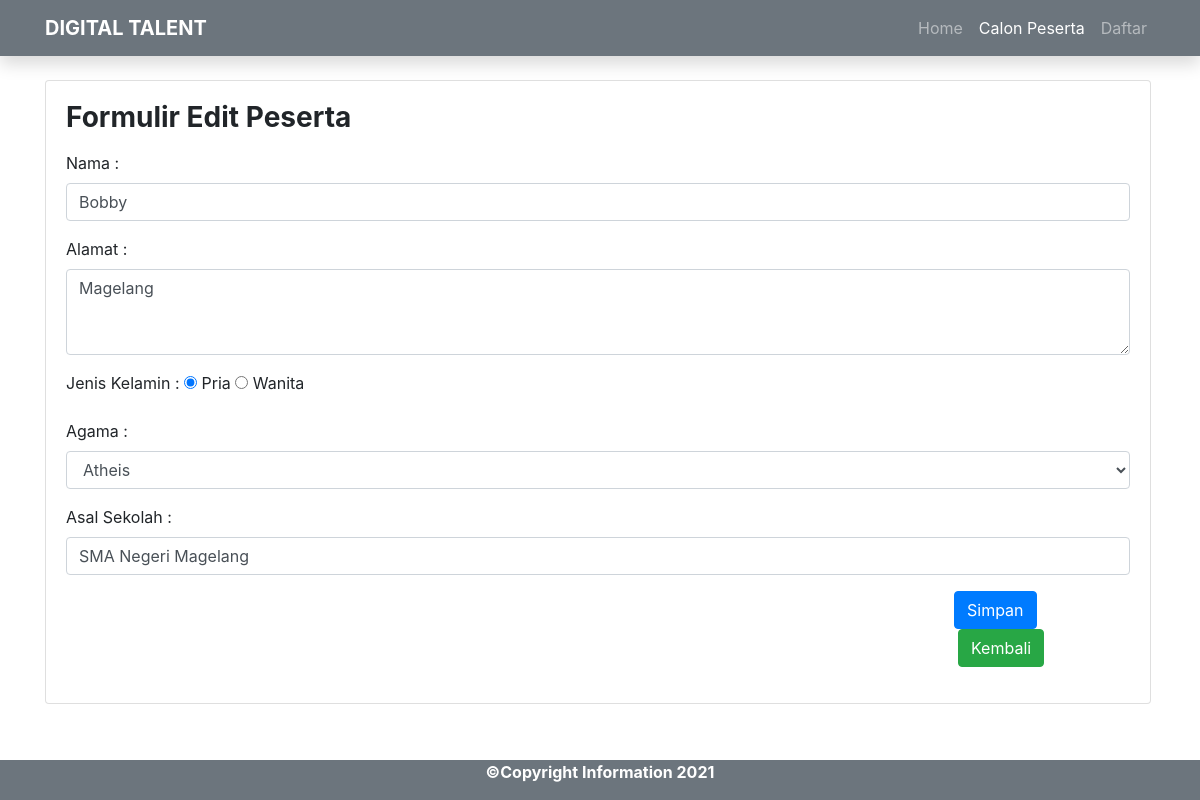
The app's page /form-edit.php?id=2 with its own data.
### tables this page shows
CREATE TABLE `calon_peserta` (
  `id` int(11) NOT NULL,
  `nama` varchar(64) NOT NULL,
  `alamat` varchar(255) NOT NULL,
  `jenis_kelamin` varchar(20) NOT NULL,
  `agama` varchar(20) NOT NULL,
  `sekolah_asal` varchar(64) NOT NULL
);

### form-edit.php (the view, shortened to what this page needs)
<?php
include("koneksi.php");
$id = $_GET['id'];
$sql = "SELECT * FROM calon_peserta WHERE id=$id";
$query = mysqli_query($db, $sql);
$siswa = mysqli_fetch_assoc($query);
?>
<!DOCTYPE html>
<html lang="en">
<head>
    <link rel="stylesheet" href="css/bootstrap.css">
</head>
<body>
    <div class="row-xxl-4">
        <div class="col-xxl-4">
            <nav class="navbar navbar-expand-xl navbar-dark bg-secondary shadow fixed-top">
                <div class="container">
                    <a class="navbar-brand" style="font-weight: bold" href="index.php">DIGITAL TALENT</a>
                    <div class="collapse navbar-collapse justify-content-end" id="navbarNav">
                    <ul class="navbar-nav ms-auto">
                        <li class="nav-item">
                        <a class="nav-link " aria-current="page" href="index.php">Home</a>
                        </li>
                        <li class="nav-item">
                            <a class="nav-link active disabled" href="list.php">Calon Peserta</a>
                        </li>
                        <li class="nav-item">
                            <a class="nav-link" aria-disabled="true" href="daftar.php" tabindex="-1">Daftar</a>
                        </li>
                    </ul>
                    </div>
                </div>
            </nav>
        </div>
    </div>
    <div class="container" style="margin-top: 5rem; margin-bottom: 4rem">
        <div class="row">
            <div class="col">
                <div class="card" style="width: 69.1rem;">
                    <div class="card-body">
                        <header>
                            <h3 style="margin-bottom: 1rem"><strong>Formulir Edit Peserta</strong></h3>
                        </header>
                        <form action="proses-edit.php" method="POST">
                            <fieldset>
                                <p>
                                    <label for="nama"> Nama : </label>
                                    <input class="form-control" type="text" name="nama" value="<?php echo $siswa['nama'] ?>">
                                </p>
                                <p>
                                    <label for="alamat"> Alamat : </label>
                                    <textarea class="form-control" name="alamat" id="alamat" cols="15" rows="3"><?php echo $siswa['alamat'] ?></textarea>
                                </p>
                                <p>
                                    <label for="jenis_kelamin">Jenis Kelamin : </label>
                                    <?php $jk = $siswa['jenis_kelamin']; ?>
                                    <label for=""> <input type="radio" name="jenis_kelamin" value="Pria" <?php echo($jk == 'Pria') ? "checked" : ""?> > Pria </label>
                                    <label for=""> <input type="radio" name="jenis_kelamin" value="Wanita" <?php echo($jk == 'Wanita') ? "checked" : ""?> > Wanita </label>
                                </p>
                                <p>
                                    <label for="agama"> Agama : </label>
                                    <?php $agama = $siswa['agama']; ?>
                                    <select class="form-control" name="agama" id="agama">
                                        <option <?php echo($agama == 'Atheis') ? "selected": "" ?>  > Atheis</option>
                                    </select>
                                </p>
                                <p>
                                    <label for="sekolah_asal"> Asal Sekolah : </label>
                                    <input class="form-control" type="text" name="sekolah_asal" value="<?php echo $siswa['sekolah_asal'] ?>">
                                </p>
                                <div class="mb-3" style="margin-left: 55.5rem">
                                <input class="btn btn-primary" type="submit" value="Simpan" name="simpan">
                                        <a style="color: white; text-decoration: none;" href="list.php"><button type="button" class="btn btn-success ml-1">Kembali</button></a>
                                    </div>
                            </fieldset>
                        </form>
                    </div>
                </div>
            </div>
        </div>
    </div>
    <footer class="bg-secondary text-white text-center fixed-bottom">
        <p><b>©Copyright Information 2021</b></p>
    </footer>
</body>
</html>

### records on screen
calon_peserta: nama "Bobby", alamat "Magelang", jenis_kelamin "☑", agama "Atheis", sekolah_asal "SMA Negeri Magelang"
